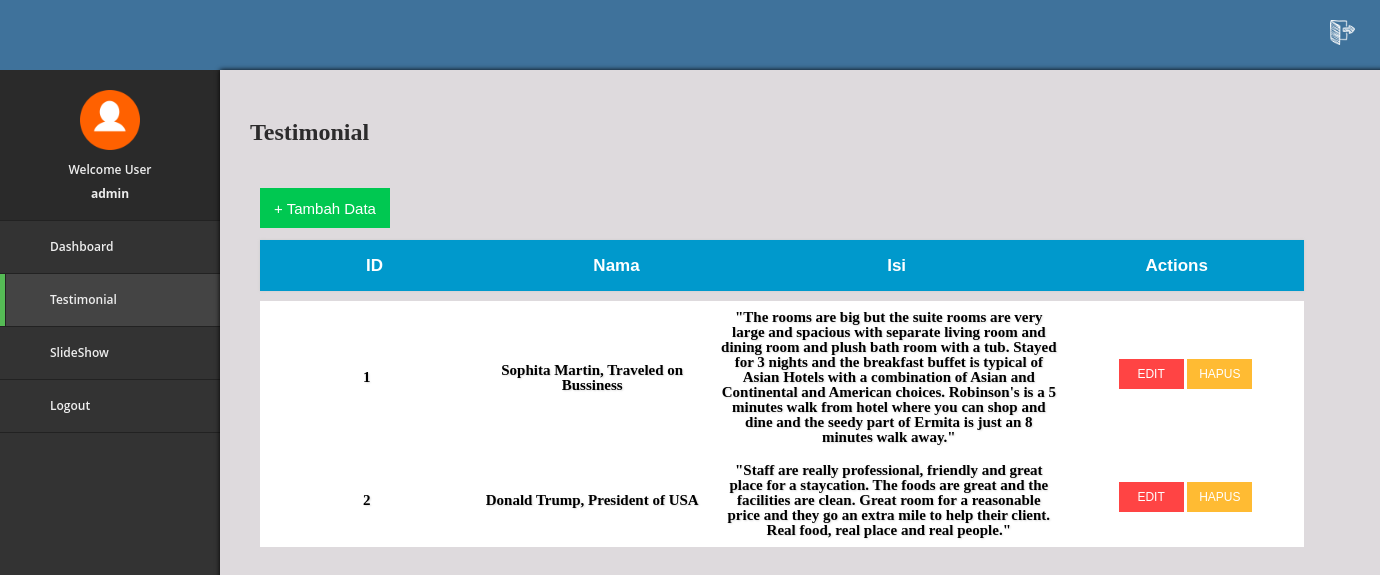
The app's page /halaman_admin/testimoni.php with its own data.
### tables this page shows
CREATE TABLE `testimonial` (
  `id` int(3) NOT NULL,
  `nama` varchar(60) NOT NULL,
  `isi` text NOT NULL
);

### halaman_admin/testimoni.php (the view, shortened to what this page needs)
<!DOCTYPE html>
<html >
<head>
      <link rel="stylesheet" href="yoi.css">
</head>
<body>
  <div class="header">
    <div class="pojok">
      <a href="../home.php"><img src="icon/out.png" width="25px" height="25px"></a>
    </div>
  </div>
  <div class='wrapper'>
  <div class='sidebar'>
    <div class='title'>
      <img src="icon/user2.png" width="60px" height="60px">
      <br><br>
      Welcome User<br><br>
      <h4>admin</h4>
    </div>
    <ul class='nav'>
      <li>
        <a href="home.php">Dashboard</a>
      </li>
      <li>
        <a class="active">Testimonial</a>
      </li>
      <li>
        <a href="slideshow.php">SlideShow</a>
      </li>
      <li>
          <a href="../home.php">Logout</a>
      </li>
    </ul>
  </div>
  <div class='content isOpen'>
<h5> Testimonial</h5>
<div class="reservasi">
<a href='tambah.php?id=$row[id]'>
<button class="booki">
          + Tambah Data
        </button></a><br><br>
<table class="table1" width="100%">
<tr class="th">
<th width="90">ID</th>
<th width="100">Nama</th>
<th width="120">Isi</th>
<th width="100"> Actions </th>
</tr>
</table>
  <?php
$link = mysqli_connect("localhost", "root", "", "hotel");
$result = mysqli_query($link, "SELECT * FROM testimonial");
while ($row=mysqli_fetch_array($result,MYSQLI_ASSOC))
{
  echo "
<table class=table width=100%>
<tr class=th bgcolor=#FFF>
<td width=180 align=center>".$row['id']."</td>
<td width=200 align=center>".$row['nama']."</td>
<td width=300 align=center>".$row['isi']."</td>
<td width=200 align=center>
<a href='edit.php?id=$row[id]'>
<button class=book>
          EDIT
        </button></a>
<a href='hapus2.php?id=$row[id]'>
<button class=book2>
          HAPUS
        </button>
        </a>
</td>";
}
?>
</div>
</body>
</html>

### halaman_admin/yoi.css (style rules this page uses)
*, *:before, *:after { margin: 0; padding: 0; box-sizing: border-box; }
html, body { height: 100%; }
body { font: 600 12px/1 'Open Sans', sans-serif; color: #333; background: #333; overflow-x: hidden; }
.header { width: 100%; height: 70px; background: #3F729B; }
.pojok { float: right; margin-top: 20px; width: 50px; height: 60px; }
.wrapper { display: flex; min-height: 100%; }
.sidebar { position: fixed; width: 220px; }
.content { flex: 1; padding: 30px; background:#DEDADD; box-shadow: 0 0 5px black; transform: translate3d(0, 0, 0); transition: transform .3s; }
.content.isOpen { transform: translate3d(220px, 0, 0); }
.title { text-align: center; padding-top: 20px; padding-bottom: 20px; top: 10px; color: #eee; border-bottom: 1px solid #222; background: #2a2a2a; }
.nav li a { position: relative; display: block; padding: 20px 0 20px 50px; font-size: 12px; color: #eee; border-bottom: 1px solid #222; text-decoration: none; }
.nav li a:before { font: 14px fontawesome; position: absolute; top: 19px; left: 20px; }
.nav li:nth-child(1) a:before { content: '\f00a'; }
.nav li:nth-child(2) a:before { content: '\f012'; }
.nav li:nth-child(3) a:before { content: '\f0e8'; }
.nav li:nth-child(4) a:before { content: '\f0c3'; }
.nav li a.active { box-shadow: inset 5px 0 0 #5b5, inset 6px 0 0 #222; background: #444; }
.table1 { border-collapse:collapse; box-shadow:0px 0px 3px #CCC; margin-bottom:10px; background: #0099CC; }
.table1, .table1 th, .table1 td { color: white; font-family: 'Arial'; font-size: 17px; padding:17px 10px; }
.table { border-collapse:collapse; margin-bottom:0px; }
.table, .table th, .table td { padding:9px 10px; font-family: 'Calibri'; font-size: 15px; }
.table .th { font-size:14px; font-weight:bold; color:#000000; text-shadow:1px 1px 2px #DDD; }
.reservasi { width: 83%; padding-top: 5px; margin-top: 50px; padding-left: 10px; height: 50px; }
h5 { font-size : 24px; color: black; margin-top: 20px; font-family: 'Raleway'; opacity: 0.8; }
.book { width: 65px; height: 30px; border: 0; font-size: 12px; margin-top: -11px; background: #ff4444; border-radius: 0px; color: white; }
.book2 { width: 65px; height: 30px; border: 0; font-size: 12px; margin-top: -11px; background: #ffbb33; border-radius: 0px; color: white; }
.booki { width: 130px; height: 40px; border: 0; font-size: 15px; margin-top: -11px; background: #00C851; border-radius: 0px; color: white; }

### records on screen
testimonial: id "1", nama "Sophita Martin, Traveled on Bussiness", isi "\"The rooms are big but the suite rooms are very large and spacious with separate living room and dining room and plush bath room with a tub. Stayed for 3 nights and the breakfast buffet is typical of Asian Hotels with a combination of Asian and Continental and American choices. Robinson's is a 5 minutes walk from hotel where you can shop and dine and the seedy part of Ermita is just an 8 minutes walk away.\""
testimonial: id "2", nama "Donald Trump, President of USA", isi "\"Staff are really professional, friendly and great place for a staycation. The foods are great and the facilities are clean. Great room for a reasonable price and they go an extra mile to help their client. Real food, real place and real people.\""
